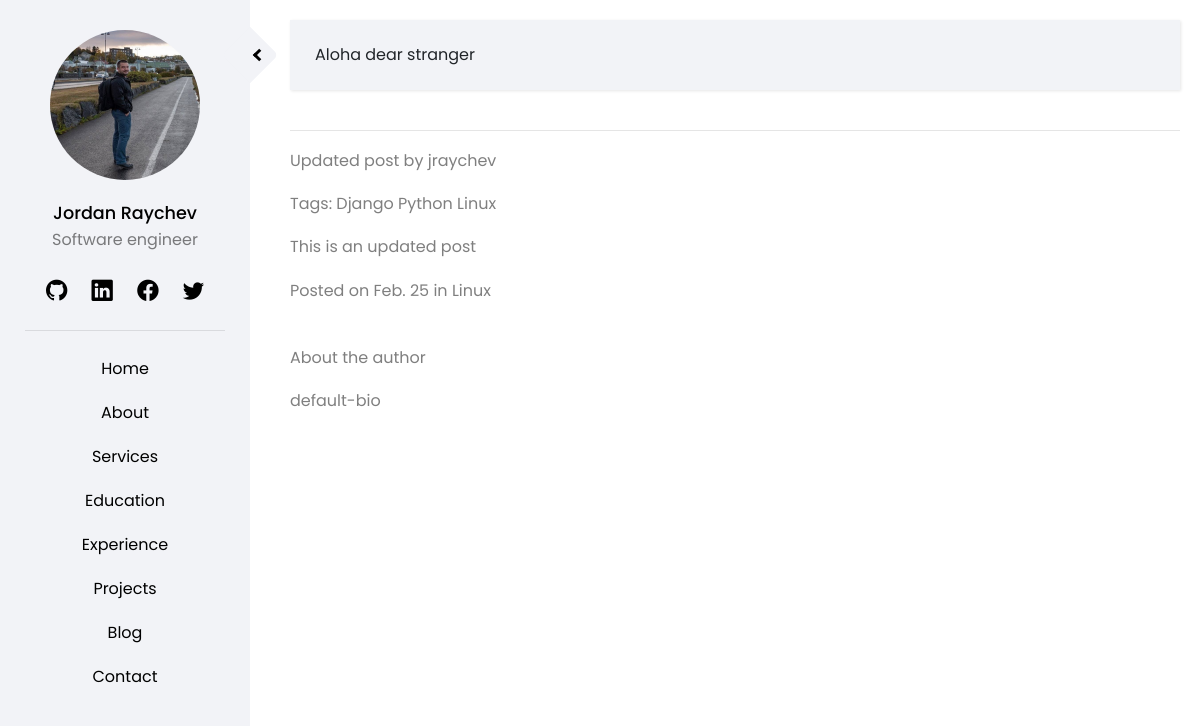
The app's page /posts/66 with its own data.
### staticpages/models.py (models this page shows, shortened)
class Menu(models.Model):
    menu_name = models.CharField(max_length=50)
    @property
    def menu_slug(self):
        return self.menu_name.lower()

### posts/models.py (models this page shows, shortened)
class Post(models.Model):
    title = models.CharField(max_length=100)
    content = models.TextField()
    header_image = models.ImageField(default='profile_default.jpg', upload_to='post_images')
    date_posted = models.DateTimeField(default=timezone.now)
    author = models.ForeignKey(CustomUser, on_delete=models.CASCADE, default=1)
    author_bio = models.CharField(max_length=200, default='default-bio')
    tags = models.ManyToManyField(Tag)
    category = models.ForeignKey(Category, on_delete=models.DO_NOTHING)
    status = models.IntegerField(choices=STATUS, default=0)
    @property
    def time_created_before(self):
        time_diff = timezone.now() - self.date_posted
        seconds = floor(time_diff.total_seconds())
        time_since_creation = 0
        if seconds < 3600:
            time_since_creation = str(seconds//60) + ' mins ago'
        elif seconds > 3600 and seconds < 86400:
            time_since_creation = str(seconds//3600) + ' hours ago'
        elif seconds > 8600 and seconds < 432000:
            time_since_creation = str(seconds//86000) + ' days ago'
        else:
            posted_on = str(self.date_posted.strftime('%b. %d'))
            time_since_creation = 'on ' + posted_on
        return time_since_creation
    class Meta:
        ordering = ['-date_posted']

class Tag(models.Model):
    name = models.CharField(max_length=20, unique=True)
    def __str__(self):
        return str(self.name)

class Category(models.Model):
    name = models.CharField(max_length=20, unique=True)
    def __str__(self):
        return str(self.name)

### accounts/models.py (models this page shows, shortened)
class CustomUser(AbstractUser):
    department = models.CharField(max_length=50)
    slug = models.SlugField(max_length=50)
    profile_image = models.ImageField(default='profile_default.jpg', upload_to='profile_images')
    def __str__(self):
        return self.username

### posts/views.py (the view)
# urls.py: path('<int:pk>', PostsDetailView.as_view(), name='post-detail'),
class PostsDetailView(DetailView):
    queryset = Post.objects.filter(status=0)
    template_name = 'posts/post_detail.html'

### home/templatetags/menu.py (called while the page is built)
@register.inclusion_tag('home/menu.html')
def get_menu():
    menu = Menu.objects.all()
    return {'menu' : menu}

### templates/posts/post_detail.html (shortened to what this page needs)
{% extends 'home/base.html' %}
{% block content %}
    <p> {{ object.title }} by {{ object.author }}</p>
    <p> Tags:
        {% for tag in post.tags.all %}
            <a href = " {% url 'tag-view-cbv' tag.name %} "> {{ tag }}  </a>
    {% endfor %}
    <p> {{ object.content }} </p>
    <p>Posted {{ post.time_created_before }} in
        <a href = " {% url 'cat-view-cbv' post.category %} "> {{ post.category }}  </a>
    </p>
    <p> About the author </p>
    <p> {{ object.author_bio }} </p>
{% endblock %}

### templates/home/menu.html
{% for item in menu %}
    <li><a class = "{% if request.path %} active {% endif %}" href="{% url item.menu_slug %}"> {{ item.menu_name}} </a></li>
{% endfor %}

### static/css/style.css (style rules this page uses)
:root { --main-color: rgb(242, 243, 247); --main-color-darker: rgb(230, 230, 230); --red-color: #ec5453; --green-color: #2fa499; --blue-color: #2c98f0; --darker-blue-color: #4054b2; --white-color: #ffffff; --yellow-color: #f9bf3f; --purple-color: #a84cb8; --border-color: rgba(0, 0, 0, 0.1); --black-color: rgba(0,0,0); --p-color: rgba(0, 0, 0, 0.5); --box-shadow: rgba(0, 0, 0, 0.2); --black-075: rgba(0, 0, 0, 0.75); }
body { font-family: 'Poppins', sans-serif; background: var(--white-color); }
p { font-family: 'Poppins', sans-serif; font-size: 1em; font-weight: 400; line-height: 1.7em; color: var(--p-color); }
a, a:hover, a:focus { color: inherit; text-decoration: none; transition: all 0.3s; }
#sidebar ul li a, .main-navbar li a { position: relative; display: inline-block; padding: 10px; }
#sidebar ul li a:after, .main-navbar li a:after { content: ''; position: absolute; width: 100%; transform: scaleX(0); height: 2px; bottom: 0; left: 0; background-color: var(--blue-color); transform-origin: bottom center; transition: transform 0.25s ease-out; }

### records on screen
Menu: menu_name "Home"
Menu: menu_name "About"
Menu: menu_name "Services"
Menu: menu_name "Education"
Menu: menu_name "Experience"
Menu: menu_name "Projects"
Menu: menu_name "Blog"
Menu: menu_name "Contact"
Post: title "Updated post", author "jraychev", content "This is an updated post", time_created_before "on Feb. 25", category "Linux", author_bio "default-bio"
Tag: name "Django"
Tag: name "Python"
Tag: name "Linux"
